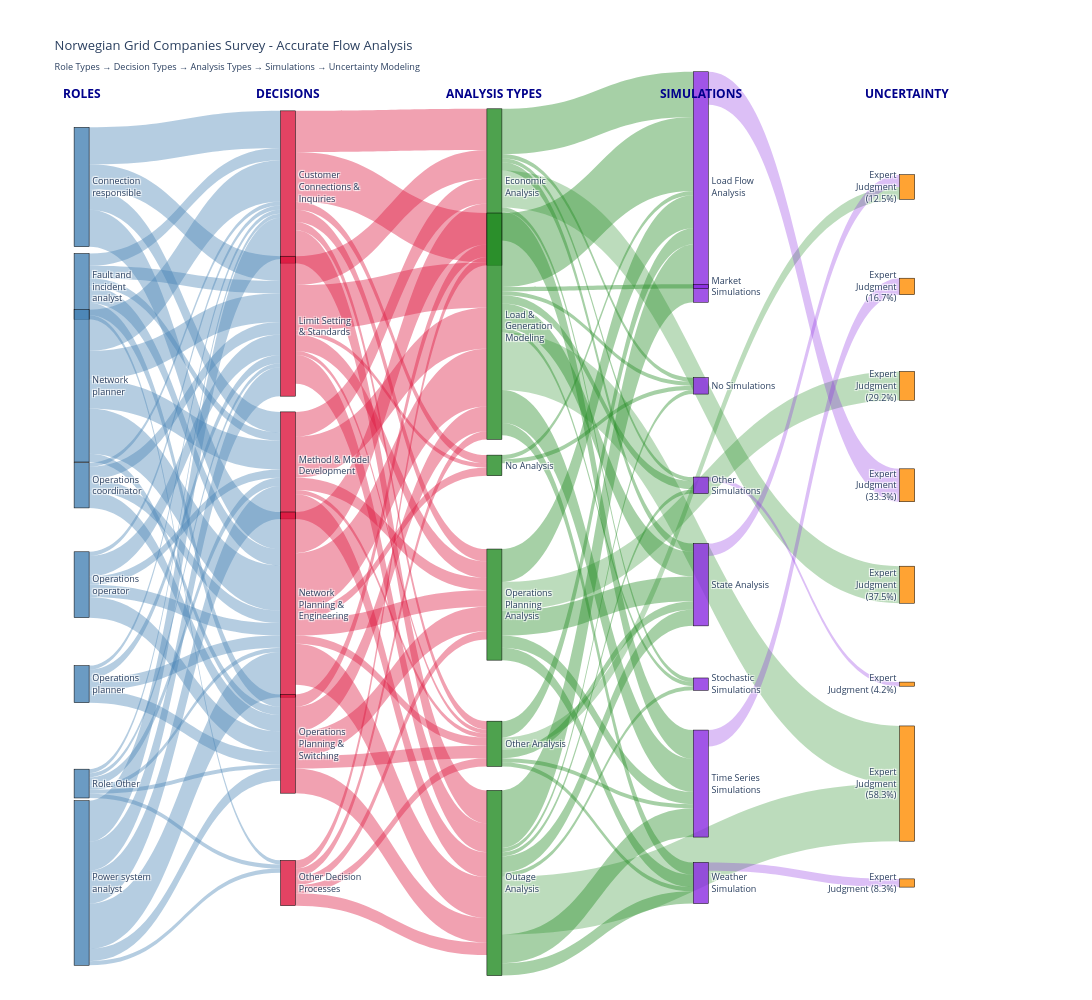

The notebook cell saved with this chart:
### Markdown cell above
## Execute the diagram creation

### Code cell
# Create the accurate Sankey diagram
fig = create_accurate_sankey_diagram(flows, save_html=True, filename='accurate_survey_sankey.html')
fig.show()

### Figure 1 — Plotly figure (JSON) as saved in the notebook; plotly's stock layout.template omitted (floating-point values rounded to 4 significant figures)
{"data": [{"link": {"color": ["rgba(70, 130, 180, 0.4)", "rgba(70, 130, 180, 0.4)", "rgba(70, 130, 180, 0.4)", "rgba(70, 130, 180, 0.4)", "rgba(70, 130, 180, 0.4)", "rgba(70, 130, 180, 0.4)", "rgba(70, 130, 180, 0.4)", "rgba(70, 130, 180, 0.4)", "rgba(70, 130, 180, 0.4)", "rgba(70, 130, 180, 0.4)", "rgba(70, 130, 180, 0.4)", "rgba(70, 130, 180, 0.4)", "rgba(70, 130, 180, 0.4)", "rgba(70, 130, 180, 0.4)", "rgba(70, 130, 180, 0.4)", "rgba(70, 130, 180, 0.4)", "rgba(70, 130, 180, 0.4)", "rgba(70, 130, 180, 0.4)", "rgba(70, 130, 180, 0.4)", "rgba(70, 130, 180, 0.4)", "rgba(70, 130, 180, 0.4)", "rgba(70, 130, 180, 0.4)", "rgba(70, 130, 180, 0.4)", "rgba(70, 130, 180, 0.4)", "rgba(70, 130, 180, 0.4)", "rgba(70, 130, 180, 0.4)", "rgba(70, 130, 180, 0.4)", "rgba(70, 130, 180, 0.4)", "rgba(70, 130, 180, 0.4)", "rgba(70, 130, 180, 0.4)", "rgba(70, 130, 180, 0.4)", "rgba(70, 130, 180, 0.4)", "rgba(70, 130, 180, 0.4)", "rgba(70, 130, 180, 0.4)", "rgba(70, 130, 180, 0.4)", "rgba(70, 130, 180, 0.4)", "rgba(70, 130, 180, 0.4)", "rgba(70, 130, 180, 0.4)", "rgba(70, 130, 180, 0.4)", "rgba(70, 130, 180, 0.4)", "rgba(220, 20, 60, 0.4)", "rgba(220, 20, 60, 0.4)", "rgba(220, 20, 60, 0.4)", "rgba(220, 20, 60, 0.4)", "rgba(220, 20, 60, 0.4)", "rgba(220, 20, 60, 0.4)", "rgba(220, 20, 60, 0.4)", "rgba(220, 20, 60, 0.4)", "rgba(220, 20, 60, 0.4)", "rgba(220, 20, 60, 0.4)", "rgba(220, 20, 60, 0.4)", "rgba(220, 20, 60, 0.4)", "rgba(220, 20, 60, 0.4)", "rgba(220, 20, 60, 0.4)", "rgba(220, 20, 60, 0.4)", "rgba(220, 20, 60, 0.4)", "rgba(220, 20, 60, 0.4)", "rgba(220, 20, 60, 0.4)", "rgba(220, 20, 60, 0.4)", "rgba(220, 20, 60, 0.4)", "rgba(220, 20, 60, 0.4)", "rgba(220, 20, 60, 0.4)", "rgba(220, 20, 60, 0.4)", "rgba(220, 20, 60, 0.4)", "rgba(220, 20, 60, 0.4)", "rgba(220, 20, 60, 0.4)", "rgba(220, 20, 60, 0.4)", "rgba(220, 20, 60, 0.4)", "rgba(220, 20, 60, 0.4)", "rgba(220, 20, 60, 0.4)", "rgba(220, 20, 60, 0.4)", "rgba(220, 20, 60, 0.4)", "rgba(220, 20, 60, 0.4)", "rgba(34, 139, 34, 0.4)", "rgba(34, 139, 34, 0.4)", "rgba(34, 139, 34, 0.4)", "rgba(34, 139, 34, 0.4)", "rgba(34, 139, 34, 0.4)", "rgba(34, 139, 34, 0.4)", "rgba(34, 139, 34, 0.4)", "rgba(34, 139, 34, 0.4)", "rgba(34, 139, 34, 0.4)", "rgba(34, 139, 34, 0.4)", "rgba(34, 139, 34, 0.4)", "rgba(34, 139, 34, 0.4)", "rgba(34, 139, 34, 0.4)", "rgba(34, 139, 34, 0.4)", "rgba(34, 139, 34, 0.4)", "rgba(34, 139, 34, 0.4)", "rgba(34, 139, 34, 0.4)", "rgba(34, 139, 34, 0.4)", "rgba(34, 139, 34, 0.4)", "rgba(34, 139, 34, 0.4)", "rgba(34, 139, 34, 0.4)", "rgba(34, 139, 34, 0.4)", "rgba(34, 139, 34, 0.4)", "rgba(34, 139, 34, 0.4)", "rgba(34, 139, 34, 0.4)", "rgba(34, 139, 34, 0.4)", "rgba(34, 139, 34, 0.4)", "rgba(34, 139, 34, 0.4)", "rgba(34, 139, 34, 0.4)", "rgba(34, 139, 34, 0.4)", "rgba(34, 139, 34, 0.4)", "rgba(34, 139, 34, 0.3)", "rgba(34, 139, 34, 0.3)", "rgba(34, 139, 34, 0.3)", "rgba(34, 139, 34, 0.3)", "rgba(34, 139, 34, 0.3)", "rgba(138, 43, 226, 0.3)", "rgba(138, 43, 226, 0.3)", "rgba(138, 43, 226, 0.3)", "rgba(138, 43, 226, 0.3)", "rgba(138, 43, 226, 0.3)"], "source": [7, 7, 7, 7, 7, 7, 2, 2, 2, 2, 2, 0, 0, 0, 0, 5, 5, 5, 5, 3, 3, 3, 3, 4, 4, 4, 4, 4, 1, 1, 1, 1, 1, 1, 6, 6, 6, 6, 6, 6, 8, 8, 8, 8, 8, 8, 12, 12, 12, 12, 12, 11, 11, 11, 11, 11, 11, 9, 9, 9, 9, 9, 9, 10, 10, 10, 10, 10, 13, 13, 13, 13, 13, 19, 19, 19, 19, 19, 19, 19, 17, 17, 17, 17, 15, 15, 15, 15, 15, 15, 15, 15, 14, 14, 14, 14, 14, 14, 18, 18, 18, 18, 16, 16, 19, 17, 15, 14, 18, 20, 24, 27, 26, 23], "target": [8, 12, 11, 9, 10, 13, 8, 12, 11, 9, 10, 8, 11, 9, 10, 8, 12, 11, 9, 8, 12, 11, 9, 8, 12, 11, 9, 10, 8, 12, 11, 9, 10, 13, 8, 12, 11, 9, 10, 13, 19, 17, 15, 14, 18, 16, 19, 17, 15, 14, 18, 19, 17, 15, 14, 18, 16, 19, 17, 15, 14, 18, 16, 19, 17, 15, 14, 18, 19, 17, 15, 14, 18, 20, 24, 25, 27, 26, 23, 22, 20, 24, 27, 26, 20, 24, 25, 27, 21, 26, 23, 22, 20, 24, 25, 26, 23, 22, 20, 24, 27, 26, 20, 22, 34, 30, 34, 32, 28, 31, 28, 35, 29, 33], "value": [10, 3, 11, 7, 8, 1, 10, 2, 11, 7, 7, 9, 9, 6, 5, 1, 3, 3, 2, 1, 4, 3, 3, 1, 5, 3, 5, 2, 3, 3, 4, 3, 2, 1, 1, 1, 1, 1, 2, 1, 8, 3, 12, 10, 2, 2, 6, 6, 6, 3, 3, 10, 4, 14, 10, 2, 2, 7, 4, 11, 7, 1, 1, 6, 3, 10, 6, 1, 3, 2, 2, 2, 2, 14, 4, 1, 3, 7, 1, 1, 8, 6, 3, 3, 18, 6, 1, 3, 1, 8, 2, 1, 11, 2, 1, 7, 1, 1, 4, 2, 1, 1, 1, 1, 14, 7, 14, 9, 3, 8, 3, 2, 4, 1]}, "node": {"color": ["rgba(70, 130, 180, 0.8)", "rgba(70, 130, 180, 0.8)", "rgba(70, 130, 180, 0.8)", "rgba(70, 130, 180, 0.8)", "rgba(70, 130, 180, 0.8)", "rgba(70, 130, 180, 0.8)", "rgba(70, 130, 180, 0.8)", "rgba(70, 130, 180, 0.8)", "rgba(220, 20, 60, 0.8)", "rgba(220, 20, 60, 0.8)", "rgba(220, 20, 60, 0.8)", "rgba(220, 20, 60, 0.8)", "rgba(220, 20, 60, 0.8)", "rgba(220, 20, 60, 0.8)", "rgba(34, 139, 34, 0.8)", "rgba(34, 139, 34, 0.8)", "rgba(34, 139, 34, 0.8)", "rgba(34, 139, 34, 0.8)", "rgba(34, 139, 34, 0.8)", "rgba(34, 139, 34, 0.8)", "rgba(138, 43, 226, 0.8)", "rgba(138, 43, 226, 0.8)", "rgba(138, 43, 226, 0.8)", "rgba(138, 43, 226, 0.8)", "rgba(138, 43, 226, 0.8)", "rgba(138, 43, 226, 0.8)", "rgba(138, 43, 226, 0.8)", "rgba(138, 43, 226, 0.8)", "rgba(255, 140, 0, 0.8)", "rgba(255, 140, 0, 0.8)", "rgba(255, 140, 0, 0.8)", "rgba(255, 140, 0, 0.8)", "rgba(255, 140, 0, 0.8)", "rgba(255, 140, 0, 0.8)", "rgba(255, 140, 0, 0.8)", "rgba(255, 140, 0, 0.8)"], "label": ["Connection<br>responsible", "Fault and<br>incident<br>analyst", "Network<br>planner", "Operations<br>coordinator", "Operations<br>operator", "Operations<br>planner", "Role: Other", "Power system<br>analyst", "Customer<br>Connections &<br>Inquiries", "Limit Setting<br>& Standards", "Method & Model<br>Development", "Network<br>Planning &<br>Engineering", "Operations<br>Planning &<br>Switching", "Other Decision<br>Processes", "Economic<br>Analysis", "Load &<br>Generation<br>Modeling", "No Analysis", "Operations<br>Planning<br>Analysis", "Other Analysis", "Outage<br>Analysis", "Load Flow<br>Analysis", "Market<br>Simulations", "No Simulations", "Other<br>Simulations", "State Analysis", "Stochastic<br>Simulations", "Time Series<br>Simulations", "Weather<br>Simulation", "Expert<br>Judgment<br>(12.5%)", "Expert<br>Judgment<br>(16.7%)", "Expert<br>Judgment<br>(29.2%)", "Expert<br>Judgment<br>(33.3%)", "Expert<br>Judgment<br>(37.5%)", "Expert<br>Judgment (4.2%)", "Expert<br>Judgment<br>(58.3%)", "Expert<br>Judgment (8.3%)"], "line": {"color": "black", "width": 0.5}, "pad": 25, "thickness": 15, "x": [0.05, 0.05, 0.05, 0.05, 0.05, 0.05, 0.05, 0.05, 0.25, 0.25, 0.25, 0.25, 0.25, 0.25, 0.45, 0.45, 0.45, 0.45, 0.45, 0.45, 0.65, 0.65, 0.65, 0.65, 0.65, 0.65, 0.65, 0.65, 0.85, 0.85, 0.85, 0.85, 0.85, 0.85, 0.85, 0.85], "y": [0.1, 0.2143, 0.3286, 0.4429, 0.5571, 0.6714, 0.7857, 0.9, 0.1, 0.26, 0.42, 0.58, 0.74, 0.9, 0.1, 0.26, 0.42, 0.58, 0.74, 0.9, 0.1, 0.2143, 0.3286, 0.4429, 0.5571, 0.6714, 0.7857, 0.9, 0.1, 0.2143, 0.3286, 0.4429, 0.5571, 0.6714, 0.7857, 0.9]}, "type": "sankey"}], "layout": {"annotations": [{"font": {"color": "darkblue", "size": 12}, "showarrow": false, "text": "<b>ROLES</b>", "x": 0.05, "xanchor": "center", "y": 1.02}, {"font": {"color": "darkblue", "size": 12}, "showarrow": false, "text": "<b>DECISIONS</b>", "x": 0.25, "xanchor": "center", "y": 1.02}, {"font": {"color": "darkblue", "size": 12}, "showarrow": false, "text": "<b>ANALYSIS TYPES</b>", "x": 0.45, "xanchor": "center", "y": 1.02}, {"font": {"color": "darkblue", "size": 12}, "showarrow": false, "text": "<b>SIMULATIONS</b>", "x": 0.65, "xanchor": "center", "y": 1.02}, {"font": {"color": "darkblue", "size": 12}, "showarrow": false, "text": "<b>UNCERTAINTY</b>", "x": 0.85, "xanchor": "center", "y": 1.02}], "font": {"size": 9}, "height": 1000, "margin": {"b": 30, "l": 30, "r": 30, "t": 100}, "title": {"text": "Norwegian Grid Companies Survey - Accurate Flow Analysis<br><sub>Role Types → Decision Types → Analysis Types → Simulations → Uncertainty Modeling</sub>"}, "width": 1600}}
